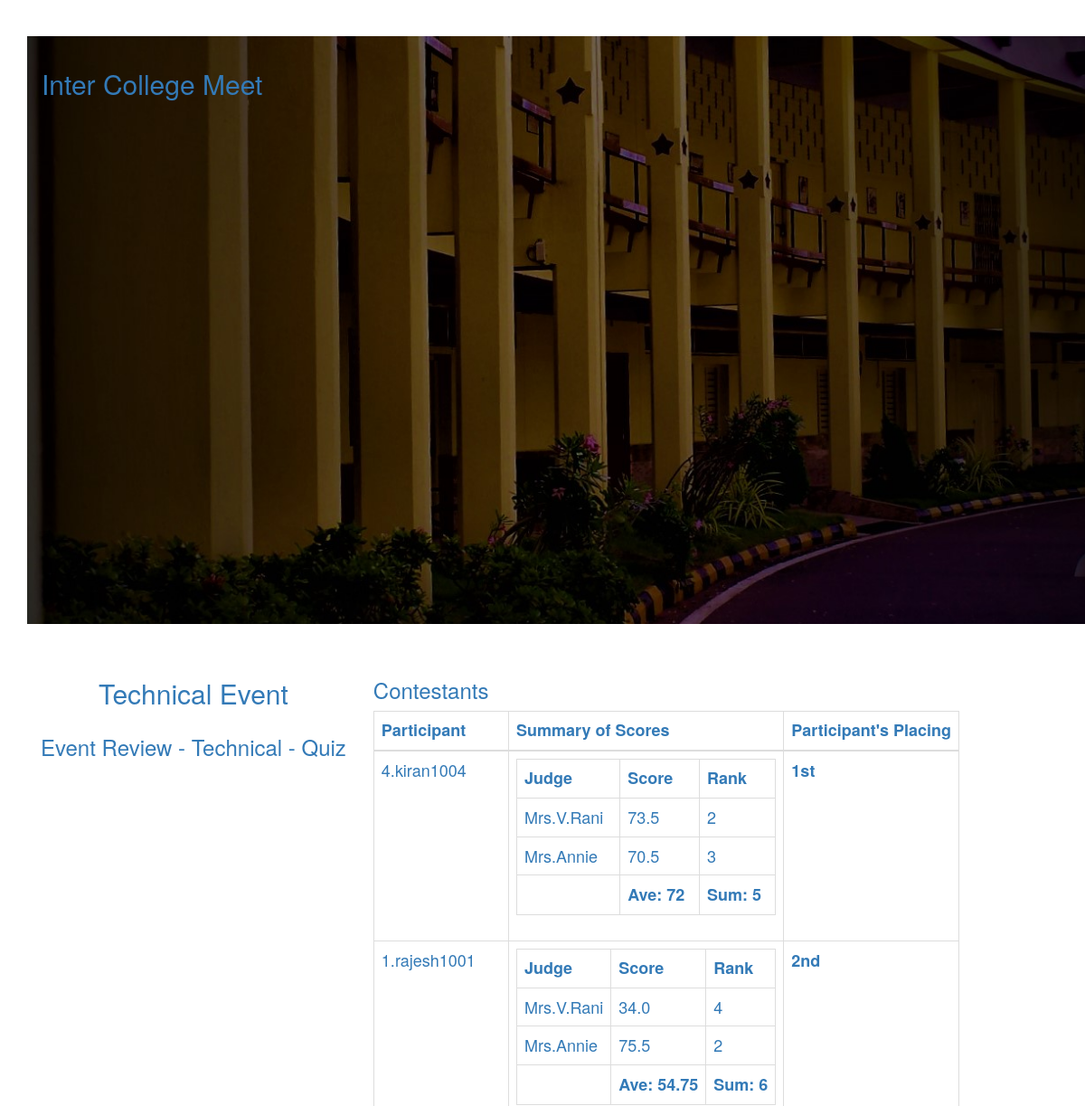
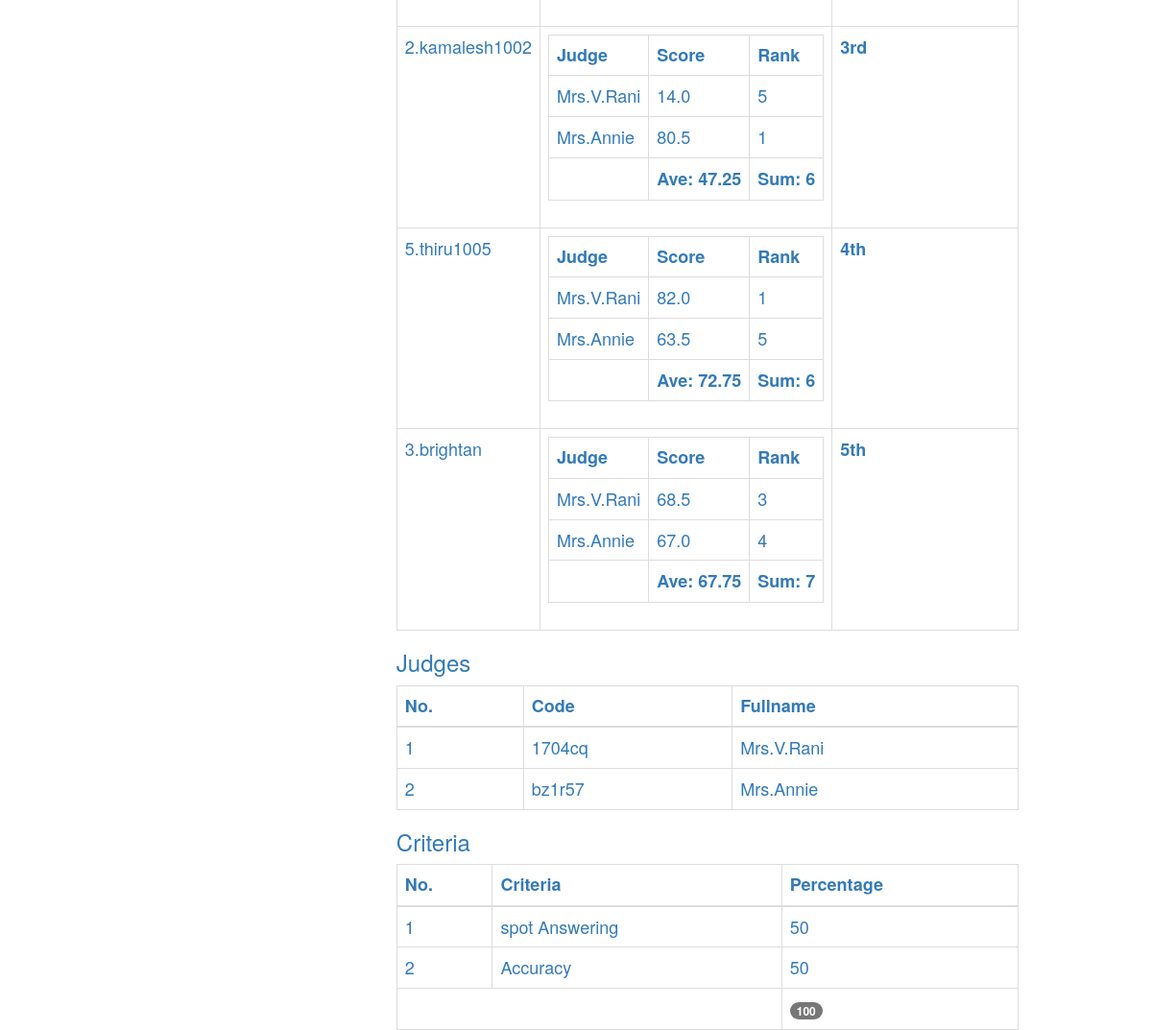
The app's page /judge/review_result.php?mainevent_id=4&sub_event_id=4 (signed in) with its own data (2 pictures, top to bottom).
### tables this page shows
CREATE TABLE `sub_event` (
  `subevent_id` int(11) NOT NULL,
  `mainevent_id` int(11) NOT NULL,
  `organizer_id` int(11) NOT NULL,
  `event_name` text NOT NULL,
  `status` text NOT NULL,
  `eventdate` text NOT NULL,
  `eventtime` text NOT NULL,
  `place` text NOT NULL,
  `txtpoll_status` text NOT NULL,
  `view` varchar(15) NOT NULL,
  `txtpollview` varchar(15) NOT NULL
);

CREATE TABLE `main_event` (
  `mainevent_id` int(11) NOT NULL,
  `event_name` text NOT NULL,
  `status` text NOT NULL,
  `organizer_id` int(11) NOT NULL,
  `sy` varchar(9) NOT NULL,
  `date_start` text NOT NULL,
  `date_end` text NOT NULL,
  `place` text NOT NULL
);

CREATE TABLE `contestants` (
  `contestant_id` int(11) NOT NULL,
  `fullname` text NOT NULL,
  `subevent_id` int(11) NOT NULL,
  `contestant_ctr` int(11) NOT NULL,
  `status` text NOT NULL,
  `txt_code` text NOT NULL,
  `rand_code` int(15) NOT NULL,
  `txtPollScore` int(11) NOT NULL
);

CREATE TABLE `sub_results` (
  `subresult_id` int(11) NOT NULL,
  `subevent_id` int(11) NOT NULL,
  `mainevent_id` int(11) NOT NULL,
  `contestant_id` int(11) NOT NULL,
  `judge_id` int(11) NOT NULL,
  `total_score` decimal(11,1) NOT NULL,
  `deduction` int(11) NOT NULL,
  `criteria_ctr1` decimal(11,1) NOT NULL,
  `criteria_ctr2` decimal(11,1) NOT NULL,
  `criteria_ctr3` decimal(11,1) NOT NULL,
  `criteria_ctr4` decimal(11,1) NOT NULL,
  `criteria_ctr5` decimal(11,1) NOT NULL,
  `criteria_ctr6` decimal(11,1) NOT NULL,
  `criteria_ctr7` decimal(11,1) NOT NULL,
  `criteria_ctr8` decimal(11,1) NOT NULL,
  `criteria_ctr9` decimal(11,1) NOT NULL,
  `criteria_ctr10` decimal(11,1) NOT NULL,
  `comments` text NOT NULL,
  `rank` varchar(11) NOT NULL,
  `judge_rank_stat` varchar(15) NOT NULL,
  `place_title` varchar(25) NOT NULL
);

CREATE TABLE `judges` (
  `judge_id` int(11) NOT NULL,
  `subevent_id` int(11) NOT NULL,
  `judge_ctr` int(11) NOT NULL,
  `fullname` text NOT NULL,
  `code` varchar(6) NOT NULL,
  `jtype` varchar(25) NOT NULL
);

CREATE TABLE `criteria` (
  `criteria_id` int(11) NOT NULL,
  `subevent_id` int(11) NOT NULL,
  `criteria` text NOT NULL,
  `percentage` int(11) NOT NULL,
  `criteria_ctr` int(11) NOT NULL
);

### judge/review_result.php (the view, shortened to what this page needs)
<!DOCTYPE html>
<html lang="en">
   <?php
   include('header2.php');
    include('session.php');
  $mainevent_id=$_GET['mainevent_id'];
   $subevent_id=$_GET['sub_event_id'];
    ?>
  <body data-spy="scroll" data-target=".bs-docs-sidebar">
  <div class="container">
    <div class="row">
      <div class="span12">
           <?php
          $event_query = $conn->query("select * from main_event where mainevent_id='$mainevent_id'") or die(mysql_error());
		while ($event_row = $event_query->fetch())
        {
             $s_event_query = $conn->query("select * from sub_event where subevent_id='$subevent_id'") or die(mysql_error());
		while ($s_event_row = $s_event_query->fetch())
        {
            ?>
             <center>
             <?php include('doc_header.php'); ?>
             <table>
             <tr>
             <td align="center">
            <h2><?php echo $event_row['event_name']; ?></h2>
             </td>
              </tr>
               <tr>
             <td align="center">
            <h3>Event Review - <?php echo $s_event_row['event_name']; ?></h3>
             </td>
              </tr>
             </table>
            <h3>Contestants</h3>
          <table class="table table-bordered">
        <thead>
     <th>Participant</th>
        <th>Summary of Scores </th>
           <th>Participant's Placing</th>
        </thead>
     <tbody>
     <?php
        $o_result_query = $conn->query("select distinct contestant_id from sub_results where mainevent_id='$mainevent_id' and subevent_id='$subevent_id' order by place_title ASC") or die(mysql_error());
while ($o_result_row = $o_result_query->fetch()) {
    $contestant_id=$o_result_row['contestant_id'];
         ?>
         <tr>
         <td><?php
          $cname_query = $conn->query("select * from contestants where contestant_id='$contestant_id'") or die(mysql_error());
while ($cname_row = $cname_query->fetch())
{
    echo $cname_row['contestant_ctr'].".".$cname_row['fullname'];
}
           ?></td>
          <td>
           <table class="table table-bordered">
           <tr>
           <th>Judge</th>
           <th>Score</th>
           <th>Rank</th>
           </tr>
         <?php
$divz=0;
$totx_score=0;
$rank_score=0;
$tot_score_query = $conn->query("select * from sub_results where contestant_id='$contestant_id'") or die(mysql_error());
while ($tot_score_row = $tot_score_query->fetch())
{
  $divz=$divz+1;
    $place_title=$tot_score_row['place_title'];
}
$tot_score_query = $conn->query("select judge_id,total_score,rank from sub_results where contestant_id='$contestant_id'") or die(mysql_error());
while ($tot_score_row = $tot_score_query->fetch())
{
     $totx_score=$totx_score+$tot_score_row['total_score'];
     $rank_score=$rank_score+$tot_score_row['rank'];
    ?>
   <tr>
   <td><?php $jx_id=$tot_score_row['judge_id'];
    $jname_query = $conn->query("select * from judges where judge_id='$jx_id'") or die(mysql_error());
$jname_row = $jname_query->fetch();
 echo $jname_row['fullname'];
    ?></td>
   <td><?php echo $tot_score_row['total_score']; ?></td>
    <td><?php echo $tot_score_row['rank']; ?></td>
   </tr>
<?php } ?>
 <tr>
    <td></td>
   <td><b>Ave: <?php echo round($totx_score/$divz,2) ?></b></td>
      <td><b>Sum: <?php  echo $rank_score; ?></b></td>
   </tr>
 </table>
          </td>
          <td><strong><?php echo $place_title ?></strong></td>
         </tr>
        <?php } ?>
     </tbody>
          </table>
            <h3>Judges</h3>
                 <table class="table table-bordered">
  <thead>
   <th>No.</th>
  <th>Code</th>
  <th>Fullname</th>
  </thead>
  <tbody>
  <?php
   	$judge_query = $conn->query("SELECT * FROM judges WHERE subevent_id='$subevent_id' order by judge_ctr") or die(mysql_error());
    while ($judge_row = $judge_query->fetch())
        { ?>
  <tr>
     <td><?php echo $judge_row['judge_ctr']; ?></td>
     <td><?php echo $judge_row['code']; ?></td>
    <td><?php echo $judge_row['fullname']; ?></td>
  </tr>
   <?php } ?>
  </tbody>
 </table>
            <h3>Criteria</h3>
             <table class="table table-bordered">
  <thead>
  <th>No.</th>
  <th>Criteria</th>
  <th>Percentage</th>
  </thead>
  <tbody>
  <?php
  $percnt=0;
   	$crit_query = $conn->query("SELECT * FROM criteria WHERE subevent_id='$subevent_id'") or die(mysql_error());
    while ($crit_row = $crit_query->fetch())
        { $percnt=$percnt+$crit_row['percentage'];
            ?>
  <tr>
   <td><?php echo $crit_row['criteria_ctr']; ?></td>
      <td><?php echo $crit_row['criteria']; ?></td>
       <td><?php echo $crit_row['percentage']; ?></td>
  </tr>
   <?php } ?>
     <tr>
         <?php
      if($percnt==100)
      { ?>
    <td colspan="2"></td>
      <td colspan="1">
     <span class="badge badge-info"><?php  echo $percnt; ?></span>
    </td>
        <?php } ?>
  </tr>
  </tbody>
  </table>
           <?php }  } ?>
    </div>
  </div>
  </body>
</html>

### judge/doc_header.php (shortened to what this page needs)
            <table>
<header class="bgImage" >
    <nav class="navbar" >
        <div class="container">
        <div class="navbar-header">
                <a class = "navbar-brand">
                   <h2> Inter College Meet</h2>
                     </div>
        </div>
    </div>

### judge/assets/css/docs.css (style rules this page uses)
body { position: relative; padding-top: 40px; }
h2 + table, h3 + table, h4 + table, h2 + .row { margin-top: 5px; }

### judge/doc_header.php (style rules this page uses)
.bgImage { background-image: url(images/aac.jpg); background-size: cover; background-position: center center; height: 650px; margin-bottom: 25px; }

### records on screen
sub_event: mainevent.event_name "Technical Event", event_name "Technical - Quiz", divz "72", rank_score "5", sub_results.place_title "1st", divz "54.75", rank_score "6", sub_results.place_title "2nd", divz "47.25", sub_results.place_title "3rd", divz "72.75", sub_results.place_title "4th", divz "67.75", rank_score "7", sub_results.place_title "5th", percnt "100"
contestants: contestant_ctr "4", fullname "kiran1004"
sub_results: judge.fullname "Mrs.V.Rani", total_score "73.5", rank "2"
sub_results: judge.fullname "Mrs.Annie", total_score "70.5", rank "3"
contestants: contestant_ctr "1", fullname "rajesh1001"
sub_results: judge.fullname "Mrs.V.Rani", total_score "34.0", rank "4"
sub_results: judge.fullname "Mrs.Annie", total_score "75.5", rank "2"
contestants: contestant_ctr "2", fullname "kamalesh1002"
sub_results: judge.fullname "Mrs.V.Rani", total_score "14.0", rank "5"
sub_results: judge.fullname "Mrs.Annie", total_score "80.5", rank "1"
contestants: contestant_ctr "5", fullname "thiru1005"
sub_results: judge.fullname "Mrs.V.Rani", total_score "82.0", rank "1"
sub_results: judge.fullname "Mrs.Annie", total_score "63.5", rank "5"
contestants: contestant_ctr "3", fullname "brightan"
sub_results: judge.fullname "Mrs.V.Rani", total_score "68.5", rank "3"
sub_results: judge.fullname "Mrs.Annie", total_score "67.0", rank "4"
judges: judge_ctr "1", code "1704cq", fullname "Mrs.V.Rani"
judges: judge_ctr "2", code "bz1r57", fullname "Mrs.Annie"
criteria: criteria_ctr "1", criteria "spot Answering", percentage "50"
criteria: criteria_ctr "2", criteria "Accuracy", percentage "50"
